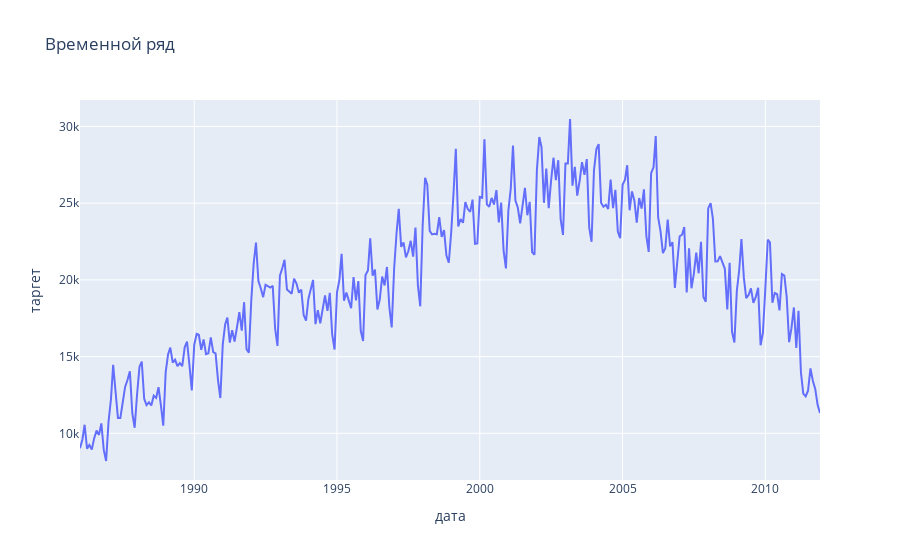

Write notebook code for a chart like this one.
### Code cell
#график для метода пристального взгляда

fig = go.Figure()

fig.add_trace(go.Scatter(y=df['Total'], x=df['Date'], name='time_series'))

fig.update_layout(
   title_text='Временной ряд', 
   xaxis_title_text='дата', 
   yaxis_title_text='таргет'
)

fig.show()

### Figure 1 — Plotly figure (JSON) as saved in the notebook; plotly's stock layout.template omitted (floating-point values rounded to 4 significant figures; data arrays with more than 128 entries replaced by an {"elided": "..."} marker saying what was removed)
{"data": [{"name": "time_series", "type": "scatter", "x": {"elided": "312 str values"}, "y": {"elided": "312 int values"}}], "layout": {"title": {"text": "Временной ряд"}, "xaxis": {"title": {"text": "дата"}}, "yaxis": {"title": {"text": "таргет"}}}}
